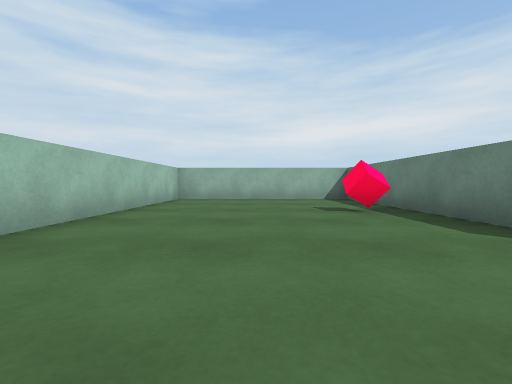
[1] (above)

15 first-person views from a walk through a 3-D level made in the Unity game engine. The camera is 0.51 m above the floor, tilts 2° down and sees 90° across. The floor is counted in squares, 1 m on a side. Each view is taken from the middle of a square. On the plan, view 1 faces up. The plan holds only what a view shows up to about 9 squares ahead; the rest is blank. The player character is not drawn.

[2]
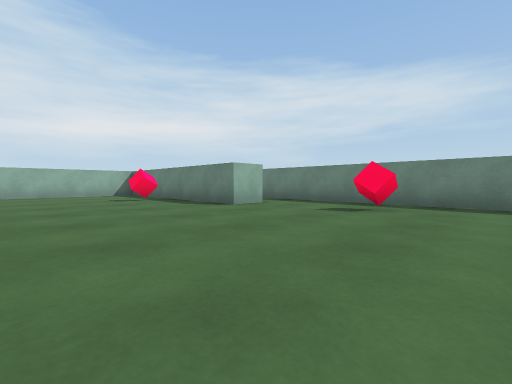

[3]
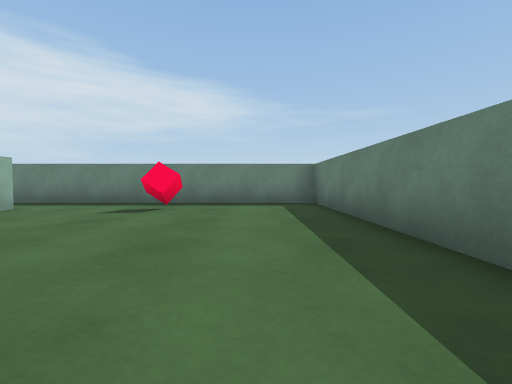

[4]
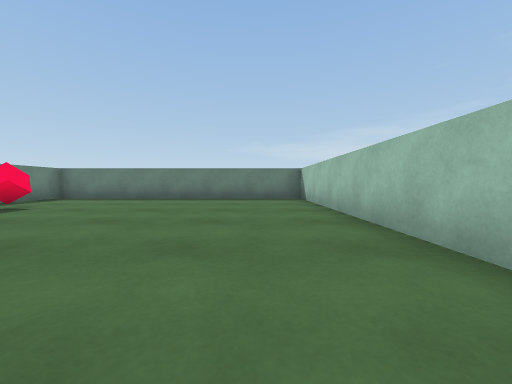

[5]
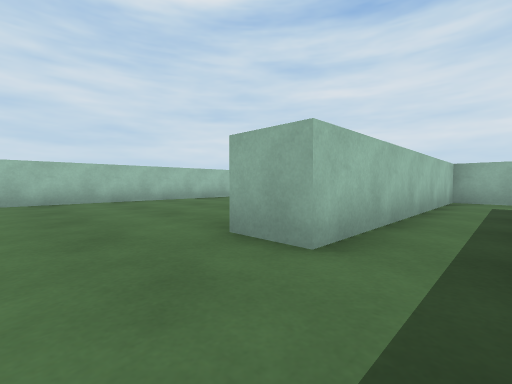

[6]
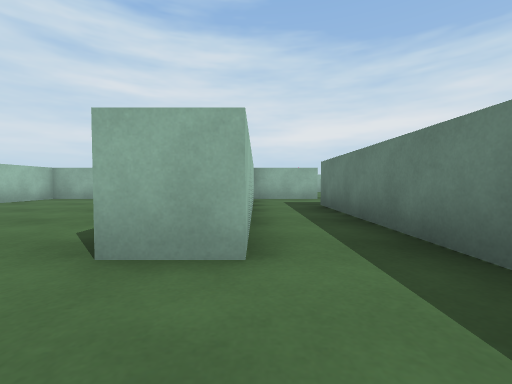

[7]
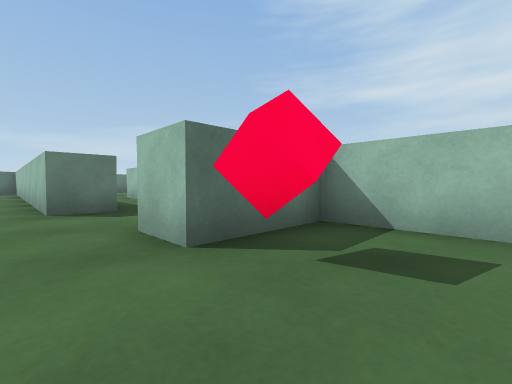

[8]
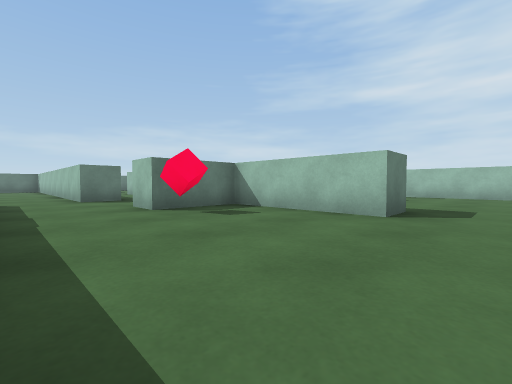

[9]
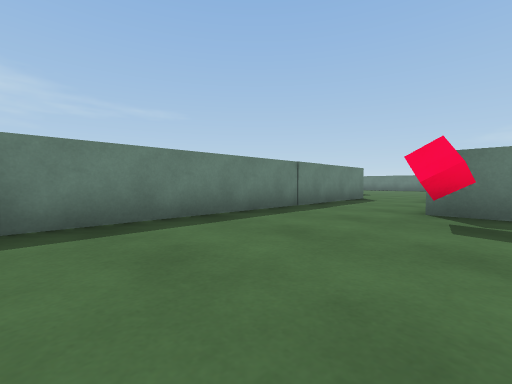

[10]
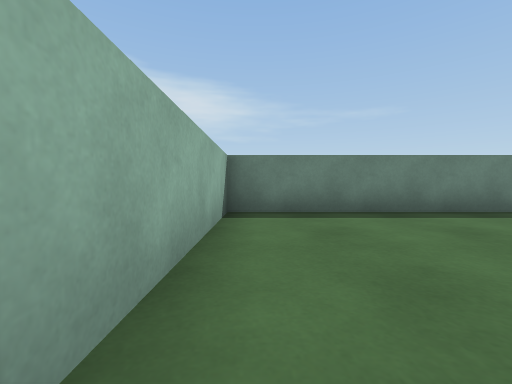

[11]
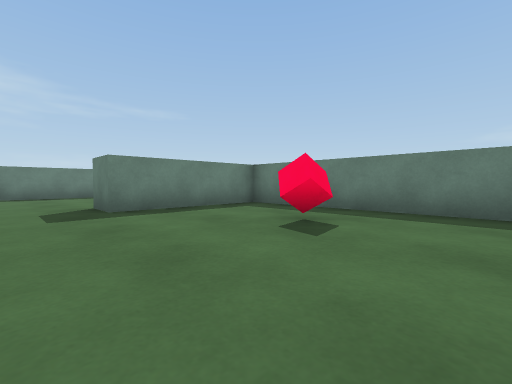

[12]
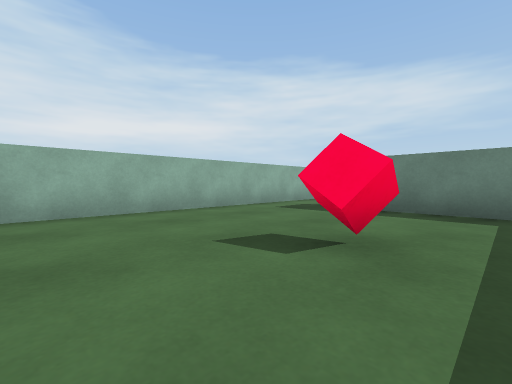

[13]
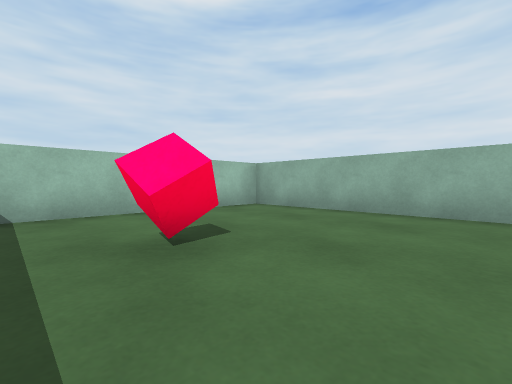

[14]
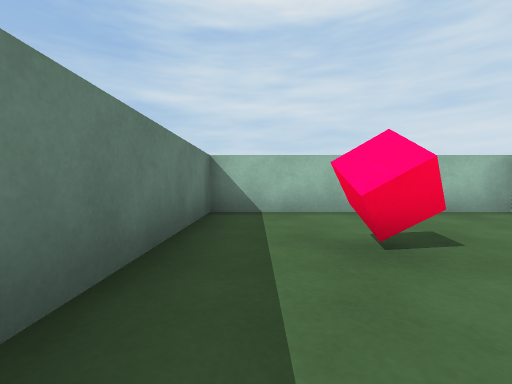

[15]
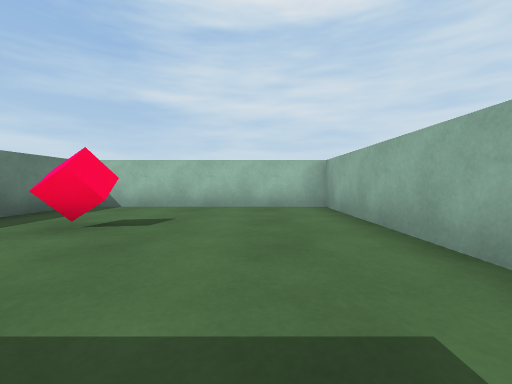

### Floor plan
Points are (right, up) in squares from view 1. A wall is a line through its corners. A room is listed if a view was taken in it or the views show most of it. See-through windows are left out.
Room 1 (views 1, 2, 3, 4, 5, 6)
walls: (3, 8.2) (-2.5, 8.2) (-2.5, -4.5) (5.5, -4.5) (5.5, 5.9) (6.5, 5.9); (6, 8.2) (3.9, 8.2) (3.9, 1.7) (2.9, 1.7) (2.9, 6.2)
ways out: opening at (6, 6.5)
objects: cube (2, 5); cube (4, -1)
Room 2 (views 7, 8, 9)
walls: (3.9, 12.7) (3.9, 9.2) (6, 9.2) (6, 8.2); (8.5, 7.6) (8.5, 14.5) (4.5, 14.5)
ways out: opening at (3.5, 13.5) to room 3; opening at (7.5, 8.5)
objects: cube (6, 10)
Room 3 (views 10, 11, 12, 13, 14, 15)
walls: (4.5, 14.5) (-2.5, 14.5) (-2.5, 9.2) (2.9, 9.2) (2.9, 12.7) (3.9, 12.7)
ways out: opening at (3.5, 13.5) to room 2
objects: cube (0, 11)

Positions as (right, up) in squares from view 1, and headings:
1: (0, 0), facing up
2: (-1, -3), facing up-right
3: (-1, -3), facing right
4: (-1, 4), facing down
5: (5, 0), facing up-left
6: (4, 0), facing up
7: (7, 11), facing down-left
8: (8, 14), facing down-left
9: (5, 14), facing down-right
10: (4, 14), facing right
11: (-2, 14), facing down-right
12: (-2, 10), facing up-right
13: (2, 10), facing up-left
14: (2, 10), facing left
15: (3, 13), facing left
